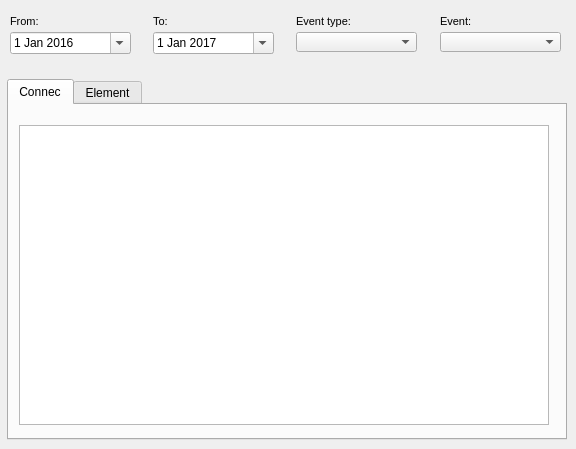
   <widget class="QWidget" name="tab_10">
    <attribute name="title">
     <string>Event</string>
    </attribute>
    <widget class="QTabWidget" name="tab_event">
     <property name="geometry">
      <rect>
       <x>7</x>
       <y>79</y>
       <width>560</width>
       <height>361</height>
      </rect>
     </property>
     <property name="currentIndex">
      <number>0</number>
     </property>
     <widget class="QWidget" name="page_event_feature_3">
      <attribute name="title">
       <string>Connec</string>
      </attribute>
      <widget class="QTableView" name="tbl_event_connec">
       <property name="geometry">
        <rect>
         <x>10</x>
         <y>20</y>
         <width>530</width>
         <height>300</height>
        </rect>
       </property>
      </widget>
     </widget>
     <widget class="QWidget" name="page_event_element">
      <attribute name="title">
       <string>Element</string>
      </attribute>
      <widget class="QTableView" name="tbl_event_element">
       <property name="geometry">
        <rect>
         <x>10</x>
         <y>20</y>
         <width>530</width>
         <height>300</height>
        </rect>
       </property>
      </widget>
     </widget>
    </widget>
    <widget class="QLabel" name="label_event_id">
     <property name="geometry">
      <rect>
       <x>440</x>
       <y>10</y>
       <width>91</width>
       <height>22</height>
      </rect>
     </property>
     <property name="font">
      <font>
       <pointsize>8</pointsize>
      </font>
     </property>
     <property name="frameShape">
      <enum>QFrame::NoFrame</enum>
     </property>
     <property name="frameShadow">
      <enum>QFrame::Raised</enum>
     </property>
     <property name="text">
      <string>Event:</string>
     </property>
     <property name="textFormat">
      <enum>Qt::AutoText</enum>
     </property>
     <property name="scaledContents">
      <bool>false</bool>
     </property>
     <property name="margin">
      <number>3</number>
     </property>
    </widget>
    <widget class="QLabel" name="label_event_date_to">
     <property name="geometry">
      <rect>
       <x>153</x>
       <y>10</y>
       <width>31</width>
       <height>22</height>
      </rect>
     </property>
     <property name="font">
      <font>
       <pointsize>8</pointsize>
      </font>
     </property>
     <property name="frameShape">
      <enum>QFrame::NoFrame</enum>
     </property>
     <property name="frameShadow">
      <enum>QFrame::Raised</enum>
     </property>
     <property name="text">
      <string>To:</string>
     </property>
     <property name="textFormat">
      <enum>Qt::AutoText</enum>
     </property>
     <property name="scaledContents">
      <bool>false</bool>
     </property>
     <property name="margin">
      <number>3</number>
     </property>
    </widget>
    <widget class="QComboBox" name="event_type">
     <property name="geometry">
      <rect>
       <x>296</x>
       <y>32</y>
       <width>121</width>
       <height>20</height>
      </rect>
     </property>
    </widget>
    <widget class="QComboBox" name="event_id">
     <property name="geometry">
      <rect>
       <x>440</x>
       <y>32</y>
       <width>121</width>
       <height>20</height>
      </rect>
     </property>
    </widget>
    <widget class="QLabel" name="label_event_date_from">
     <property name="geometry">
      <rect>
       <x>10</x>
       <y>10</y>
       <width>90</width>
       <height>22</height>
      </rect>
     </property>
     <property name="font">
      <font>
       <pointsize>8</pointsize>
      </font>
     </property>
     <property name="frameShape">
      <enum>QFrame::NoFrame</enum>
     </property>
     <property name="frameShadow">
      <enum>QFrame::Plain</enum>
     </property>
     <property name="text">
      <string>From:</string>
     </property>
     <property name="textFormat">
      <enum>Qt::AutoText</enum>
     </property>
     <property name="scaledContents">
      <bool>false</bool>
     </property>
     <property name="alignment">
      <set>Qt::AlignLeading|Qt::AlignLeft|Qt::AlignVCenter</set>
     </property>
     <property name="margin">
      <number>3</number>
     </property>
    </widget>
    <widget class="QLabel" name="label_event_event_type">
     <property name="geometry">
      <rect>
       <x>296</x>
       <y>10</y>
       <width>81</width>
       <height>22</height>
      </rect>
     </property>
     <property name="font">
      <font>
       <pointsize>8</pointsize>
      </font>
     </property>
     <property name="layoutDirection">
      <enum>Qt::LeftToRight</enum>
     </property>
     <property name="frameShape">
      <enum>QFrame::NoFrame</enum>
     </property>
     <property name="frameShadow">
      <enum>QFrame::Raised</enum>
     </property>
     <property name="text">
      <string>Event type:</string>
     </property>
     <property name="textFormat">
      <enum>Qt::AutoText</enum>
     </property>
     <property name="scaledContents">
      <bool>false</bool>
     </property>
     <property name="margin">
      <number>3</number>
     </property>
    </widget>
    <widget class="QDateEdit" name="date_event_from">
     <property name="geometry">
      <rect>
       <x>10</x>
       <y>32</y>
       <width>121</width>
       <height>22</height>
      </rect>
     </property>
     <property name="date">
      <date>
       <year>2016</year>
       <month>1</month>
       <day>1</day>
      </date>
     </property>
     <property name="calendarPopup">
      <bool>true</bool>
     </property>
    </widget>
    <widget class="QDateEdit" name="date_event_to">
     <property name="geometry">
      <rect>
       <x>153</x>
       <y>32</y>
       <width>121</width>
       <height>22</height>
      </rect>
     </property>
     <property name="date">
      <date>
       <year>2017</year>
       <month>1</month>
       <day>1</day>
      </date>
     </property>
     <property name="calendarPopup">
      <bool>true</bool>
     </property>
    </widget>
   </widget>
